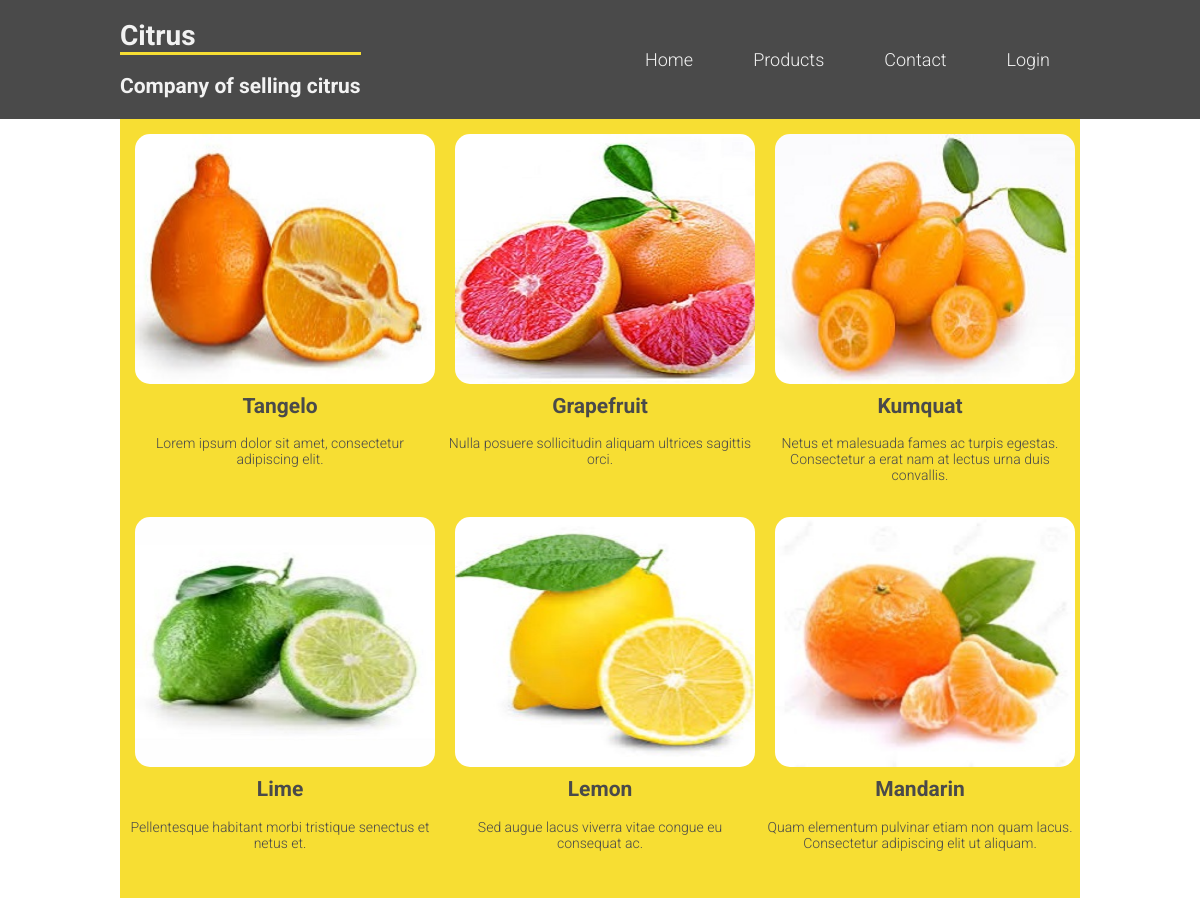
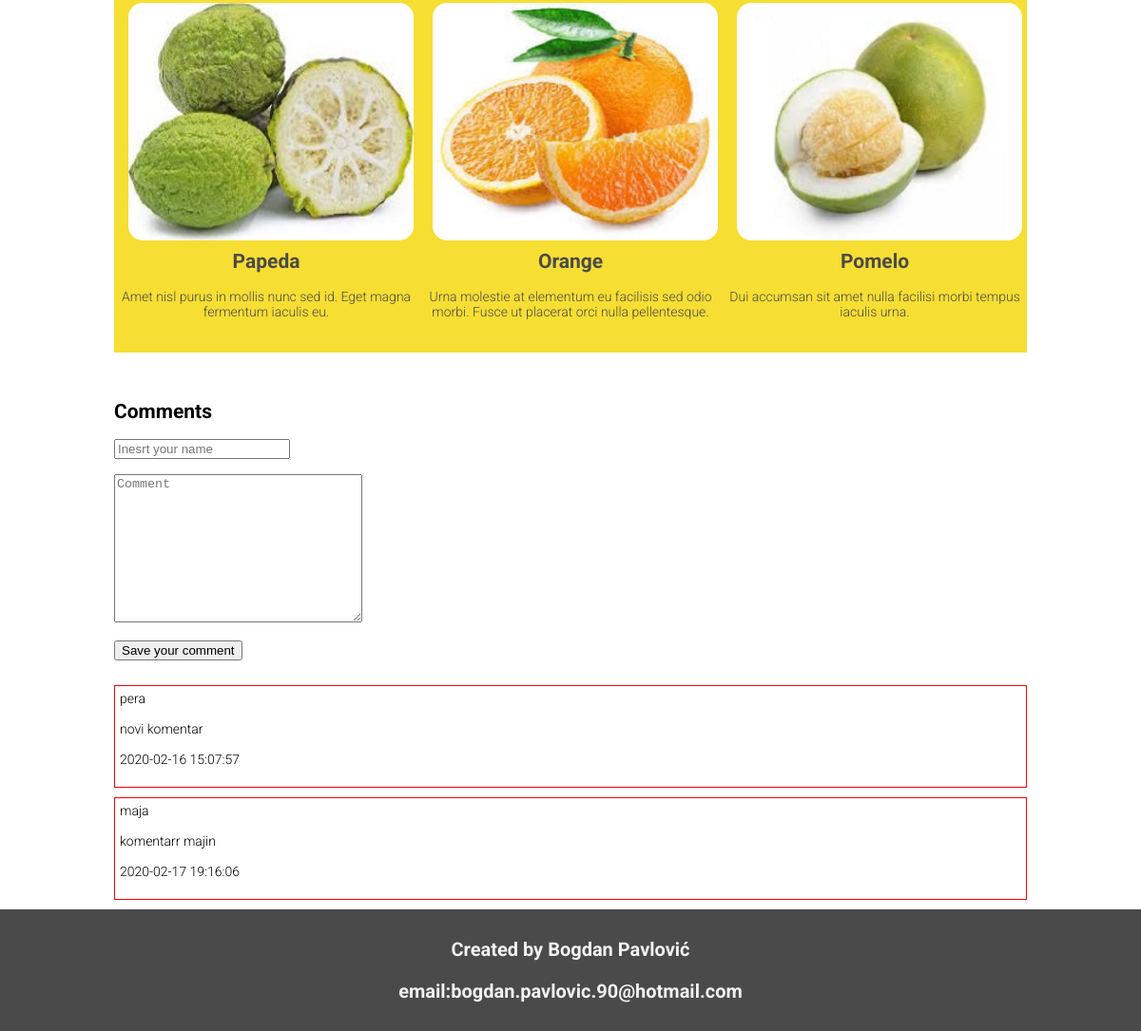
The page / on the database its author committed (2 pictures, top to bottom).
### tables this page shows
CREATE TABLE `products` (
  `id` int(2) NOT NULL,
  `name` varchar(20) NOT NULL,
  `description` text NOT NULL,
  `orign` varchar(20) NOT NULL
);

CREATE TABLE `comments` (
  `id` int(11) NOT NULL,
  `ime` varchar(30) NOT NULL,
  `komentar` text NOT NULL,
  `vreme` timestamp NOT NULL DEFAULT current_timestamp(),
  `approved` int(1) NOT NULL DEFAULT 0
);

### functions.php (called while the page is built, shortened)
<?php
require_once("class.php");
function login()
{
    if(isset($_SESSION['id']) and isset($_SESSION['name']) and isset($_SESSION['status']))
        return true;
    else
     return false;
}
?>

### class.php (called while the page is built, shortened)
<?php
class Baza{
    private $server="localhost";
    private $username="root";
    private $password="";
    private $database="citrus";
    private $db;
    public function connect(){
        $this->db=@mysqli_connect($this->server, $this->username, $this->password, $this->database);
        return $this->db;
    }
    public function query($sql){
        return mysqli_query($this->db, $sql);
    }
    public function fetch_object($rez){
        return mysqli_fetch_object($rez);
    }
}
?>

### _main.php (the view, shortened to what this page needs)
<?php
require_once("class.php");
require_once("functions.php");
$db=new Baza;
$db->connect();
?>
<!DOCTYPE html>
<html lang="en">
<head>
    <link rel="stylesheet" href="style.css">
</head>
<div class="grid-container">
    <?php
        $upit="SELECT * FROM products";
        $rez=$db->query($upit);
        while($red=$db->fetch_object($rez))
            {
                echo "  <div class='item'>";
                echo "<a href='#'>";
                $slika=(file_exists("images/$red->id.jpg"))?"images/$red->id.jpg":"images/1.jpg";
                echo  "<img src='$slika'>";
                echo "<h2>$red->name</h2>";
                echo "<p>$red->description</p>";
                echo " </a>  </div> ";
            }
    ?>
    </div>

### index.php (shortened to what this page needs)
<?php
require_once("class.php");
require_once("functions.php");
?>
<!DOCTYPE html>
<html lang="en">
<head>
    <link rel="stylesheet" href="style.css">
</head>
<body>
   <?php
   include("_header.php");
   ?>
     <?php
   include("_main.php");
   ?>
<?php
 include("_section.php");
?>
    <?php
   include("_footer.php");
   ?>
</body>
</html>

### _header.php (shortened to what this page needs)
<?php
require_once("class.php");
require_once("functions.php");
?>
<!DOCTYPE html>
<html lang="en">
<head>
    <link rel="stylesheet" href="style.css">
</head>
<body>
    <header>
    <div class="wrapper">
        <div class="name">
            <h1>Citrus </h1>
            <h2>Company of selling citrus</h2>
        </div>
        <nav>
            <ul>
                <li><a href="index.php">Home</a></li>
                <li><a href="products.php">Products</a></li>
                <li><a href="#">Contact</a></li>
                <?php
                if (login())
                {
                    echo "<li><a href='#'>{$_SESSION['name']} ({$_SESSION['status']})</a>";
					echo "<ul>";
					if($_SESSION['status']=="Admin")
                        echo "<li><a href='comments.php'>Coments</a></li>";
                        echo "<li><a href='login.php?signout'>Sign Out</a></li>";
                        echo	"</ul>";
                        echo "</li>";
                }
                    else
                        {
                            echo "<li><a href='login.php'>Login</a></li>";
                        }
                ?>
            </ul>
        </nav>
    </div>
</header>

### _section.php (shortened to what this page needs)
<?php
require_once("class.php");
require_once("functions.php");
?>
<!DOCTYPE html>
<html lang="en">
<head>
    <link rel="stylesheet" href="style.css">
</head>
<body>
<section>
     <br>
     <br>
     <div class="pages">
         <h1>Comments</h1>
          <form action="index.php" method="post" >
            <input type="text" name="name" placeholder="Inesrt your name"/><br><br>
            <textarea name="komentar" id="komentar" cols="30" rows="10" placeholder="Comment"></textarea><br><br>
            <button>Save your comment</button>
          </form><br>
    </div>
<?php
  $upit="SELECT * FROM comments WHERE approved=1";
  $rez=$db->query($upit);
  while($red=$db->fetch_object($rez))
  {
      echo "<div class='pages'>";
      echo "<div class='products'>";
      echo $red->ime."<br><br>";
      echo $red->komentar."<br><br>";
      echo $red->vreme."<br><br>";
      echo "</div>";
      echo "</div>";
}
?>
  </section>
</body>
</html>

### _footer.php (shortened to what this page needs)
<!DOCTYPE html>
<html lang="en">
<head>
    <link rel="stylesheet" href="style.css">
</head>
<footer>
    <p>Created by Bogdan Pavlović</p>
    <p>email:bogdan.pavlovic.90@hotmail.com</p>
</footer>

### style.css (style rules this page uses)
body { margin:0; padding:0; font-size:14px; font-family: 'Roboto', sans-serif; font-weight:300; }
header { background-color: #4A4A4A; display: flex; justify-content: space-between; color:#f2f2f2; }
.name h1 { border-bottom: solid 3px #F7DE33; }
.wrapper { width: 960px; margin: auto; display: flex; justify-content: space-between; }
a { text-decoration: none; }
nav ul { display: flex; justify-content: flex-end; align-items: center; list-style: none; margin: 0px; }
nav ul li { color:#f2f2f2; position: relative; }
nav ul li a { display: block; font-size: 18px; background-color: #4A4A4A; padding: 49px 30px; }
.grid-container { width: 960px; display: grid; grid-template-columns: 320px 320px 320px; grid-template-rows: 1fr 1fr 1fr; margin: auto; background-color: #F7DE33; text-align: center; justify-content: space-between; }
li a:link, li a:visited { text-decoration:none; color:#f2f2f2; }
.item img { width: 300px; height: 250px; margin: 10px; vertical-align:bottom; max-width:100%; border-radius: 15px; }
.item a:link, .item a:visited { color:#4A4A4A; }
footer { background-color:#4A4A4A ; color:#f2f2f2; text-align: center; padding: 10px; font-size: 20px; font-weight: 700; }
.item { padding: 5px; }
.item h2 { margin-top: 0px; }
.pages { width:960px; margin: auto; }
.products { border: solid red 1px; padding: 5px; margin: 10px 0px; }

### rows shown on the page
products: shows a picture, name "Tangelo", description "Lorem ipsum dolor sit amet, consectetur adipiscing elit."
products: shows a picture, name "Grapefruit", description "Nulla posuere sollicitudin aliquam ultrices sagittis orci."
products: shows a picture, name "Kumquat", description "Netus et malesuada fames ac turpis egestas. Consectetur a erat nam at lectus urna duis convallis."
products: shows a picture, name "Lime", description "Pellentesque habitant morbi tristique senectus et netus et."
products: shows a picture, name "Lemon", description "Sed augue lacus viverra vitae congue eu consequat ac."
products: shows a picture, name "Mandarin", description "Quam elementum pulvinar etiam non quam lacus. Consectetur adipiscing elit ut aliquam."
products: shows a picture, name "Papeda", description "Amet nisl purus in mollis nunc sed id. Eget magna fermentum iaculis eu."
products: shows a picture, name "Orange", description "Urna molestie at elementum eu facilisis sed odio morbi. Fusce ut placerat orci nulla pellentesque."
products: shows a picture, name "Pomelo", description "Dui accumsan sit amet nulla facilisi morbi tempus iaculis urna."
comments: ime "pera", komentar "novi komentar", vreme "2020-02-16 15:07:57"
comments: ime "maja", komentar "komentarr majin", vreme "2020-02-17 19:16:06"
